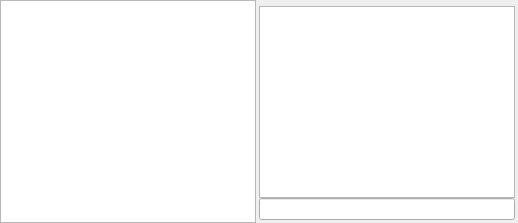
     <widget class="QSplitter" name="splitter">
      <property name="sizePolicy">
       <sizepolicy hsizetype="Expanding" vsizetype="Expanding">
        <horstretch>0</horstretch>
        <verstretch>0</verstretch>
       </sizepolicy>
      </property>
      <property name="styleSheet">
       <string notr="true"/>
      </property>
      <property name="orientation">
       <enum>Qt::Horizontal</enum>
      </property>
      <property name="handleWidth">
       <number>0</number>
      </property>
      <widget class="QTreeView" name="treeView">
       <property name="enabled">
        <bool>true</bool>
       </property>
       <property name="sizePolicy">
        <sizepolicy hsizetype="Fixed" vsizetype="Fixed">
         <horstretch>0</horstretch>
         <verstretch>0</verstretch>
        </sizepolicy>
       </property>
       <property name="minimumSize">
        <size>
         <width>200</width>
         <height>0</height>
        </size>
       </property>
       <property name="focusPolicy">
        <enum>Qt::NoFocus</enum>
       </property>
       <attribute name="headerVisible">
        <bool>false</bool>
       </attribute>
      </widget>
      <widget class="QGroupBox" name="groupBox_7">
       <property name="enabled">
        <bool>true</bool>
       </property>
       <property name="styleSheet">
        <string notr="true">#groupBox_7{
border:none
}</string>
       </property>
       <property name="title">
        <string/>
       </property>
       <layout class="QVBoxLayout" name="verticalLayout_7">
        <property name="spacing">
         <number>0</number>
        </property>
        <property name="leftMargin">
         <number>0</number>
        </property>
        <property name="topMargin">
         <number>0</number>
        </property>
        <property name="rightMargin">
         <number>0</number>
        </property>
        <property name="bottomMargin">
         <number>0</number>
        </property>
        <item>
         <widget class="ListView" name="listView">
          <property name="sizePolicy">
           <sizepolicy hsizetype="Expanding" vsizetype="Expanding">
            <horstretch>1</horstretch>
            <verstretch>0</verstretch>
           </sizepolicy>
          </property>
          <property name="minimumSize">
           <size>
            <width>100</width>
            <height>0</height>
           </size>
          </property>
          <property name="focusPolicy">
           <enum>Qt::NoFocus</enum>
          </property>
          <property name="selectionMode">
           <enum>QAbstractItemView::ExtendedSelection</enum>
          </property>
          <property name="textElideMode">
           <enum>Qt::ElideNone</enum>
          </property>
          <property name="verticalScrollMode">
           <enum>QAbstractItemView::ScrollPerPixel</enum>
          </property>
          <property name="horizontalScrollMode">
           <enum>QAbstractItemView::ScrollPerPixel</enum>
          </property>
          <property name="viewMode">
           <enum>QListView::ListMode</enum>
          </property>
          <property name="uniformItemSizes">
           <bool>true</bool>
          </property>
         </widget>
        </item>
        <item>
         <widget class="QLineEdit" name="l_filename">
          <property name="readOnly">
           <bool>true</bool>
          </property>
         </widget>
        </item>
       </layout>
      </widget>
     </widget>
